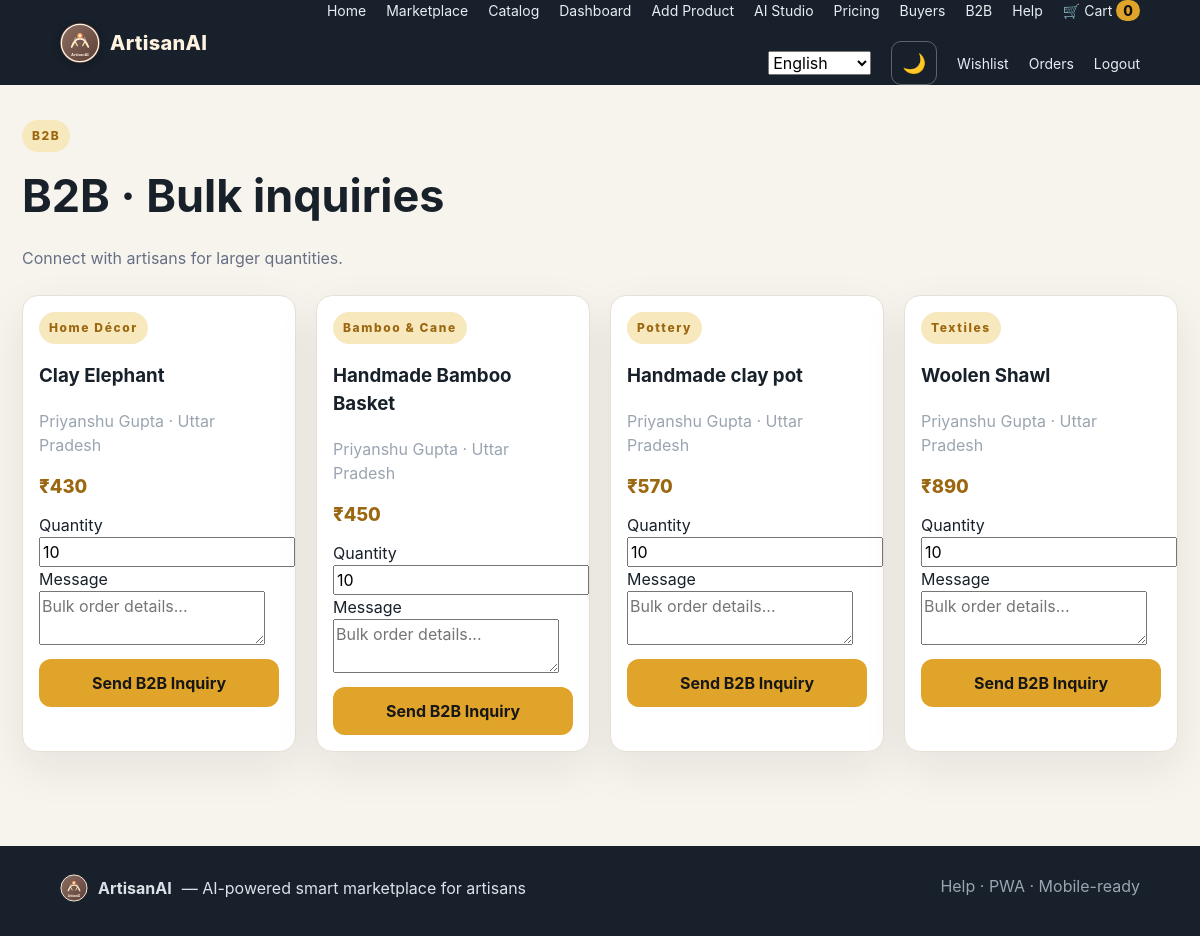
Page /b2b (signed in) on the committed database.
### tables this page shows
CREATE TABLE products (
      id INTEGER PRIMARY KEY AUTOINCREMENT, name TEXT NOT NULL, category TEXT NOT NULL,
      price REAL NOT NULL, description TEXT DEFAULT '', artisan TEXT NOT NULL, state TEXT NOT NULL,
      image TEXT DEFAULT '', material TEXT DEFAULT '', best_use TEXT DEFAULT '', craft_story TEXT DEFAULT '',
      technique TEXT DEFAULT '', origin TEXT DEFAULT '', gi_status TEXT DEFAULT '', odop_status TEXT DEFAULT '',
      verified_artisan INTEGER DEFAULT 0, tags TEXT DEFAULT '', stock INTEGER DEFAULT 1,
      views INTEGER DEFAULT 0, sold INTEGER DEFAULT 0, user_id INTEGER,
      created_at TIMESTAMP DEFAULT CURRENT_TIMESTAMP, FOREIGN KEY(user_id) REFERENCES users(id)
    );

### app.py (the view, shortened to what this page needs)
@app.route('/b2b', methods=['GET', 'POST'])
def b2b():
    conn = get_db()
    products = conn.execute('SELECT id, name, artisan, price, category, state, description FROM products ORDER BY name').fetchall()
    conn.close()
    return render_template('b2b.html', products=products)

### app.py (called while the page is built)
def get_db():
    UPLOAD_DIR.mkdir(parents=True, exist_ok=True)
    DB_PATH.parent.mkdir(parents=True, exist_ok=True)
    conn = sqlite3.connect(DB_PATH)
    conn.row_factory = sqlite3.Row
    conn.execute('PRAGMA foreign_keys = ON')
    return conn

def current_user():
    uid = session.get('user_id')
    if not uid:
        return None
    conn = get_db()
    user = conn.execute('SELECT * FROM users WHERE id=?', (uid,)).fetchone()
    conn.close()
    return user

def cart_count():
    return sum(int(v) for v in session.get('cart', {}).values())

def wishlist_ids():
    user = current_user()
    if not user:
        return set()
    conn = get_db()
    rows = conn.execute('SELECT product_id FROM wishlist WHERE user_id=?', (user['id'],)).fetchall()
    conn.close()
    return {r['product_id'] for r in rows}

def lang_code():
    return session.get('language') or (current_user()['language'] if current_user() else 'en')

def ui(key):
    code = lang_code()
    return UI.get(code, UI['en']).get(key) or UI['en'].get(key) or key

@app.context_processor
def globals_for_templates():
    return {
        'user': current_user(), 'cart_count': cart_count(), 'states': INDIAN_STATES,
        'transport_rates': STATE_TRANSPORT, 'languages': LANGUAGES, 'ui': ui,
        'categories': CATEGORIES, 'debug_mode': app.config['DEBUG'],
        'wishlist_ids': wishlist_ids(), 'now': datetime.now()
    }

### templates/b2b.html (shortened to what this page needs)
{% extends 'base.html' %}
{% block content %}
<div class="form-header">
  <div class="badge">B2B</div>
  <h1>{{ ui('b2b') }} · Bulk inquiries</h1>
  <p>Connect with artisans for larger quantities.</p>
</div>
{% if products %}
<div class="product-grid">
{% for p in products %}
  <div class="product-card" style="padding:16px">
    <div class="card-badges"><span class="badge">{{ p.category or p['category'] }}</span></div>
    <h3>{{ p.name or p['name'] }}</h3>
    <p class="muted">{{ (p.artisan or p['artisan']) }} · {{ p.state or p['state'] }}</p>
    <p class="price">₹{{ '%.0f'|format(p.price or p['price'] or 0) }}</p>
    {% if user %}
    <form method="post" action="{{ url_for('b2b') }}" style="margin-top:12px">
      <label>Quantity
        <input name="quantity" type="number" min="1" value="10" required>
      </label>
      <label>Message
        <textarea name="message" rows="2" placeholder="Bulk order details..."></textarea>
      </label>
      <button class="btn primary" type="submit" style="margin-top:8px;width:100%">Send B2B Inquiry</button>
    </form>
    {% endif %}
  </div>
{% endfor %}
</div>
{% else %}
<div class="empty">
  <h2>No products yet</h2>
  <p>Artisans can publish products first.</p>
  <a class="btn secondary" href="{{ url_for('marketplace') }}">{{ ui('marketplace') }}</a>
</div>
{% endif %}
{% endblock %}

### static/css/style.css (style rules this page uses)
:root { --ink:#18202a; --muted:#667085; --paper:#f7f4ed; --card:#fff; --accent:#e1a42b; --accent-dark:#9b6710; --line:#e7e1d5; --success:#247a4d; --danger:#b33a3a; --shadow:0 16px 45px rgba(25,28,32,.08); }
* { box-sizing:border-box }
body { margin:0;font-family:Inter,Segoe UI,Arial,sans-serif;color:var(--ink);background:var(--paper);line-height:1.5 }
button,input,select,textarea { font:inherit }
.badge { display:inline-block;font-size:12px;letter-spacing:1.6px;font-weight:800;color:var(--accent-dark);background:#f8e8bd;padding:7px 10px;border-radius:999px }
.btn { display:inline-flex;align-items:center;justify-content:center;border:0;border-radius:10px;padding:11px 16px;cursor:pointer;font-weight:750;transition:.15s }
.primary { background:var(--accent);color:#171717 }
.product-card { background:var(--card);border:1px solid var(--line);border-radius:18px;overflow:hidden;box-shadow:0 8px 25px rgba(25,28,32,.04) }
.form-header { margin-bottom:25px }
.form-header h1 { font-size:45px;margin:10px 0 }
.form-header p { color:var(--muted) }
.muted { color:#9aa5b1 }
.product-grid { display: grid; grid-template-columns: repeat(auto-fill, minmax(240px, 1fr)); gap: 20px; margin: 24px 0; }
.product-card { background: var(--card); border-radius: 16px; overflow: hidden; box-shadow: var(--shadow); border: 1px solid var(--line); transition: transform .15s; }
.price { font-weight: 800; font-size: 1.15rem; color: var(--accent-dark); margin: 6px 0; }
.card-badges { display: flex; gap: 6px; flex-wrap: wrap; }
.btn, button, .nav-btn { min-height: 48px; padding: 12px 18px; font-size: 1rem; font-weight: 700; border-radius: 12px; }

### rows in the picture
products: category "Home Décor", name "Clay Elephant", artisan "Priyanshu Gupta", state "Uttar Pradesh", price "430"
products: category "Bamboo & Cane", name "Handmade Bamboo Basket", artisan "Priyanshu Gupta", state "Uttar Pradesh", price "450"
products: category "Pottery", name "Handmade clay pot", artisan "Priyanshu Gupta", state "Uttar Pradesh", price "570"
products: category "Textiles", name "Woolen Shawl", artisan "Priyanshu Gupta", state "Uttar Pradesh", price "890"

### other values in the picture
{{ ui('home') }} "Home"
{{ ui('marketplace') }} "Marketplace"
{{ ui('catalog') }} "Catalog"
{{ ui('dashboard') }} "Dashboard"
{{ ui('add') }} "Add Product"
{{ ui('studio') }} "AI Studio"
{{ ui('pricing') }} "Pricing"
{{ ui('buyers') }} "Buyers"
{{ ui('b2b') }} "B2B"
{{ ui('help') }} "Help"
{{ ui('cart') }} "Cart"
{{ cart_count }} "0"
{{ ui('wishlist') }} "Wishlist"
{{ ui('orders') }} "Orders"
{{ ui('logout') }} "Logout"
